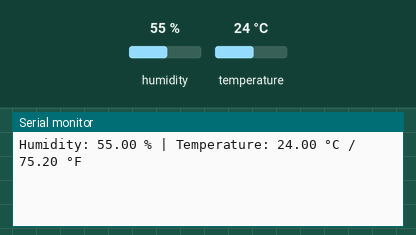
Simulated run of this sketch. Board: Arduino Uno, built with avr-gcc and run on an emulated ATmega328P. Parts: the last lines printed to the serial monitor. Inputs (shaded band) come from the test bench; at power-on: humidity 55 %, temperature 24 °C.

Above: at 3.2 s.
3.3 s: humidity set to 22 %
At 5.4 s:
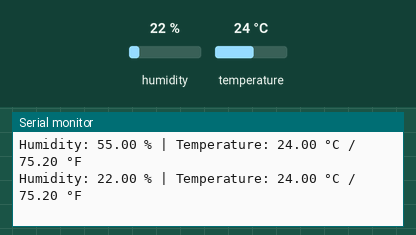
6.0 s: temperature set to 12 °C
At 7.2 s:
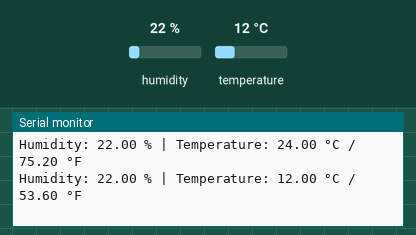
8.7 s: humidity set to 40 %
At 10.7 s:
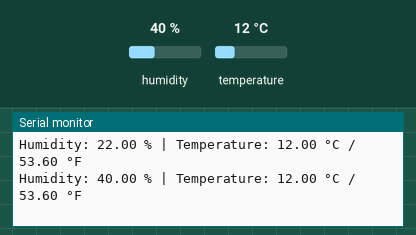
Timing chart, 0 to 12.2 s (numbered marks = the images above; inputs shaded):
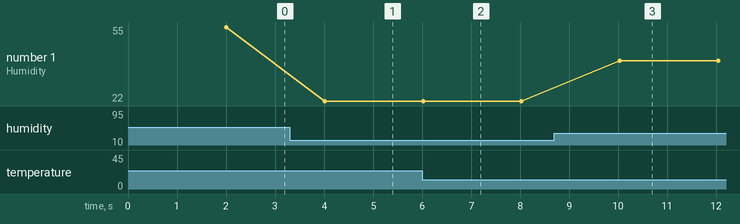

Measured:
- after the input at 3.3 s, the serial monitor: prints a new line after 0.71 s (image 1)
- after the input at 6.0 s, the serial monitor: prints a new line at once (image 2)
- after the input at 8.7 s, the serial monitor: prints a new line after 1.3 s (image 3)
- plotted number 1: 55 → 22 after the input at 3.3 s, 22 → 40 after the input at 8.7 s

The sketch:

dht22_sensor.ino
```cpp
#include "DHT.h"

#define DHTPIN 2      // Using D2 for data pin
#define DHTTYPE DHT22

DHT dht(DHTPIN, DHTTYPE);

void setup() {
  Serial.begin(9600);
  delay(2000); // Let sensor settle
  dht.begin();
}

void loop() {
  float humidity = dht.readHumidity();
  float tempC = dht.readTemperature();       // Celsius
  float tempF = dht.readTemperature(true);   // Fahrenheit

  if (isnan(humidity) || isnan(tempC) || isnan(tempF)) {
    Serial.println("Failed to read from DHT sensor!");
    return;
  }

  Serial.print("Humidity: ");
  Serial.print(humidity);
  Serial.print(" % | Temperature: ");
  Serial.print(tempC);
  Serial.print(" °C / ");
  Serial.print(tempF);
  Serial.println(" °F");

  delay(2000); // Match sensor's 0.5Hz sampling rate
}
```
